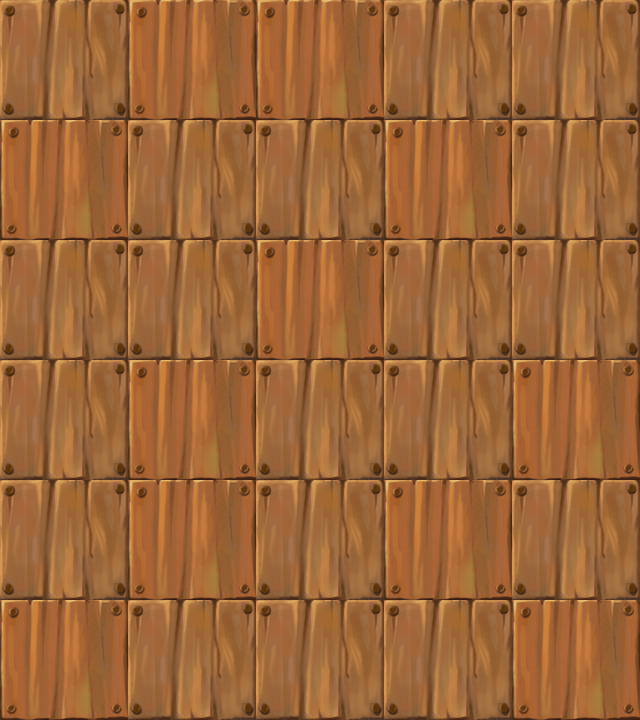

Tiled map render using the project's own tile images. Description and the map definition, with tile-layer contents summarised, below:
An orthogonal 5x6 tile map with 128x120 px tiles, 1 tile layer (块层 1).

<map version="1.0" orientation="orthogonal" width="5" height="6" tilewidth="128" tileheight="120">
 <tileset firstgid="1" name="map003" tilewidth="128" tileheight="120">
  <image source="map008.png" width="256" height="120" />
 </tileset>
 <layer name="块层 1" width="5" height="6">
  <data>[30 cells, 30 non-empty, 2 distinct tile ids]</data>
 </layer>
</map>
